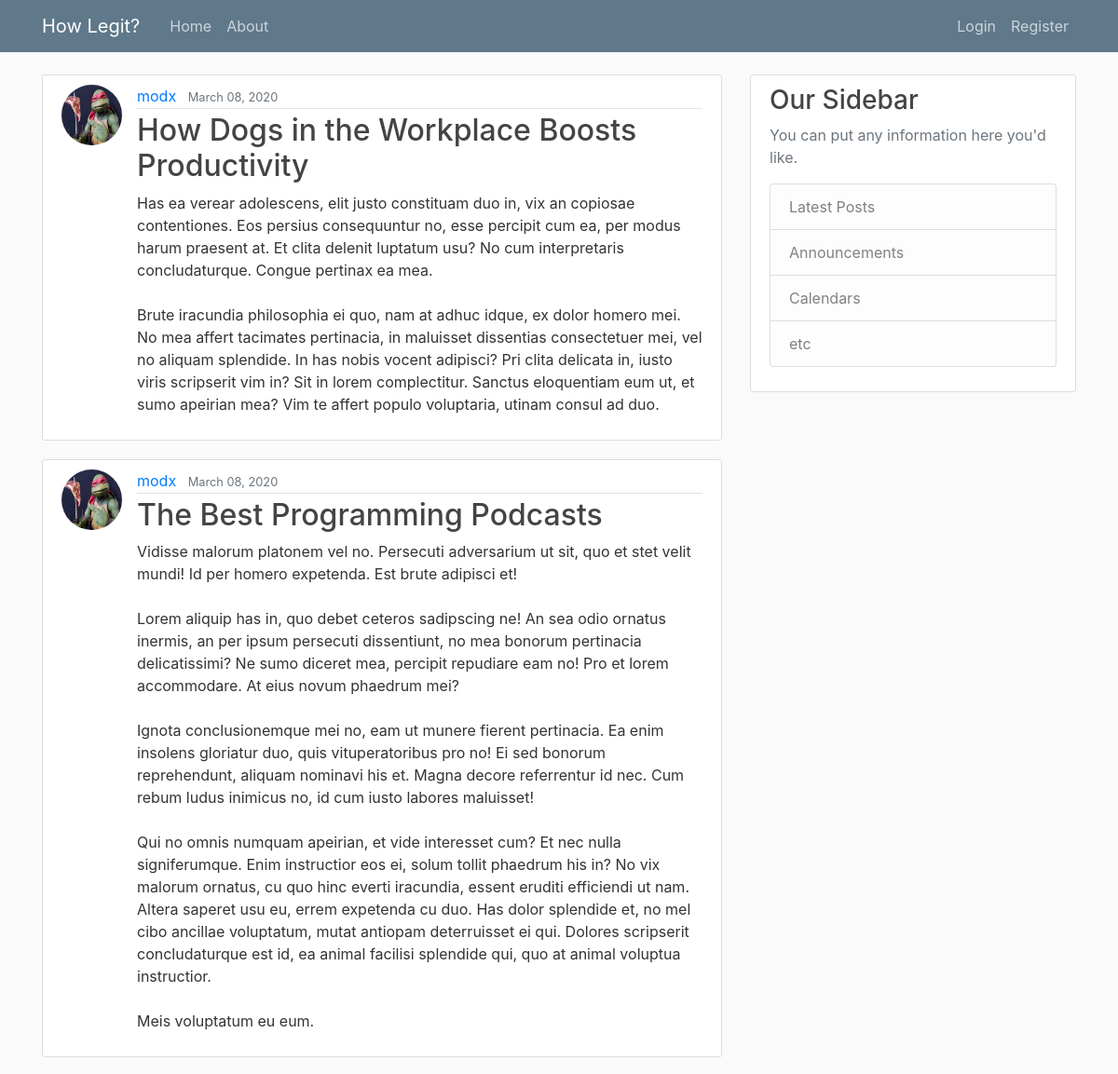
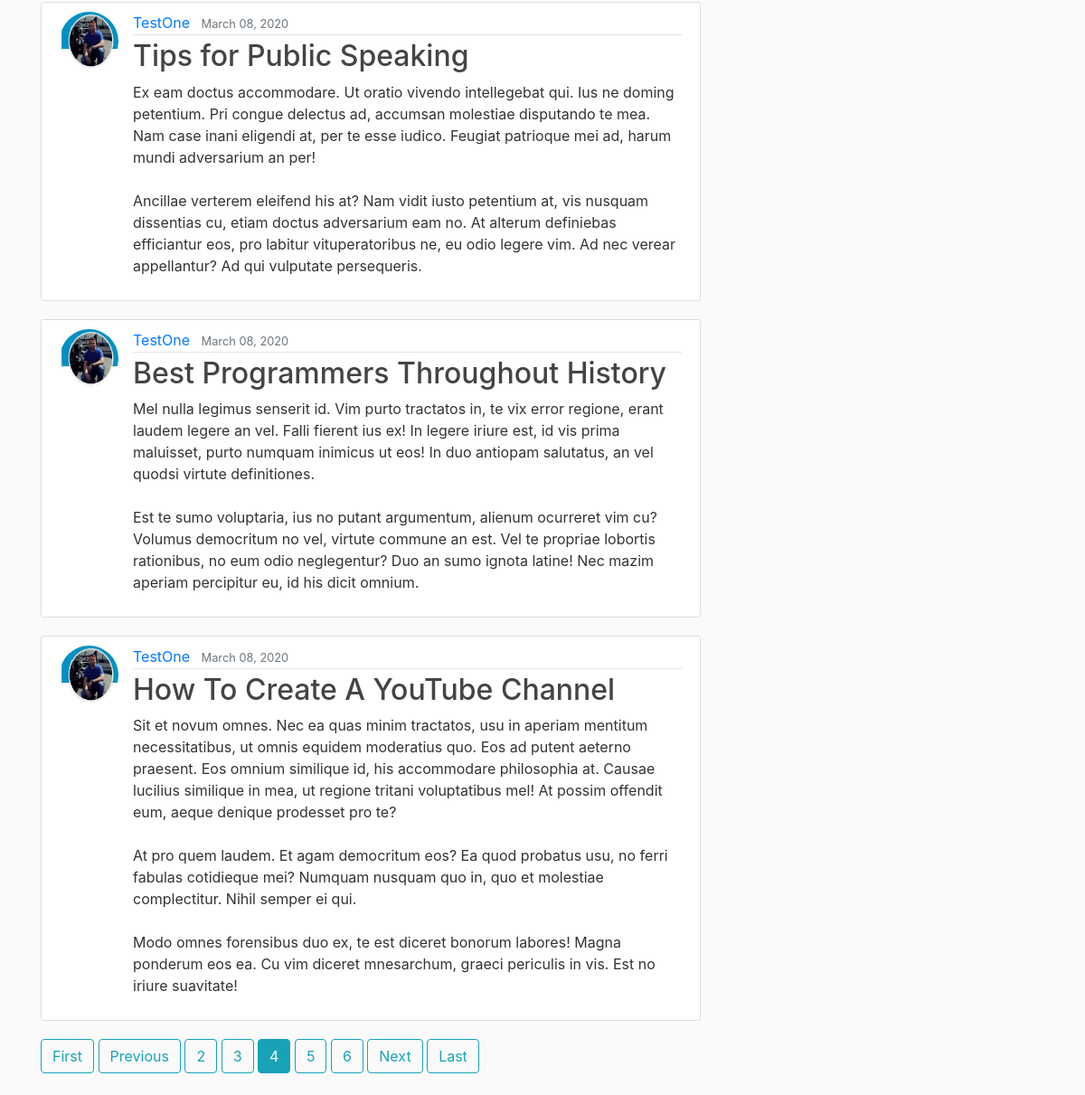
/?page=4, run on the app's committed database (2 pictures, top to bottom).
### blog/models.py (models this page shows, shortened)
class Post(models.Model):
    title = models.CharField(max_length=100)
    content = models.TextField()
    date_posted = models.DateTimeField(default=timezone.now)
    author = models.ForeignKey(User, on_delete=models.CASCADE)

### users/models.py (models this page shows, shortened)
class Profile(models.Model):
    user = models.OneToOneField(User, on_delete=models.CASCADE)
    image = models.ImageField(default='default.png', upload_to='profile_pics')

### blog/views.py (the view)
# urls.py: path('', PostListView.as_view(), name='blog-home'),
class PostListView(ListView):
    model = Post
    template_name = 'blog/home.html'
    context_object_name = 'posts'
    paginate_by = 5

### blog/templates/blog/home.html
{% extends "blog/base.html" %}
{% block content %}
    {% for post in posts %}
        <article class="media content-section">
            <img class="rounded-circle article-img" src="{{ post.author.profile.image.url }}">
            <div class="media-body">
                <div class="article-metadata">
                    <a class="mr-2" href="{% url 'user-posts' post.author.username %}">{{ post.author }}</a>
                    <small class="text-muted">{{ post.date_posted | date:"F d, Y" }}</small>
                 </div>
                    <h2><a class="article-title" href="{% url 'post-detail' post.id %}">{{ post.title }}</a></h2>
                    <p class="article-content">{{ post.content }}</p>
            </div>
        </article>
    {% endfor %}
    {% if is_paginated %}
        {% if page_obj.has_previous %}
            <a class="btn btn-outline-info mb-4" href="?page=1">First</a>
            <a class="btn btn-outline-info mb-4" href="?page={{ page_obj.previous_page_number }}">Previous</a>
        {% endif %}
        {% for num in page_obj.paginator.page_range %}
            {% if page_obj.number == num %}
            <a class="btn btn-info mb-4" href="?page={{ num }}">{{ num }}</a>
            {% elif num > page_obj.number|add:'-3' and num < page_obj.number|add:'3' %}
            <a class="btn btn-outline-info mb-4" href="?page={{ num }}">{{num }}</a>
            {% endif %}
        {% endfor %}
        {% if page_obj.has_next %}
            <a class="btn btn-outline-info mb-4" href="?page={{ page_obj.next_page_number }}">Next</a>
            <a class="btn btn-outline-info mb-4" href="?page={{ page_obj.paginate.num_pages }}">Last</a>
        {% endif %}
    {% endif %}
{% endblock content %}

### blog/static/blog/main.css (style rules this page uses)
body { background: #fafafa; color: #333333; margin-top: 5rem; }
h1, h2, h3, h4, h5, h6 { color: #444444; }
.content-section { background: #ffffff; padding: 10px 20px; border: 1px solid #dddddd; border-radius: 3px; margin-bottom: 20px; }
.article-title { color: #444444; }
.article-content { white-space: pre-line; }
.article-img { height: 65px; width: 65px; margin-right: 16px; }
.article-metadata { padding-bottom: 1px; margin-bottom: 4px; border-bottom: 1px solid #e3e3e3 }

### data on the page
Post: author.profile.image (picture), author "modx", date_posted "March 08, 2020", title "How Dogs in the Workplace Boosts Productivity", content "Has ea verear adolescens, elit justo constituam duo in, vix an copiosae contentiones. Eos persius consequuntur no, esse percipit cum ea, per modus harum praesent at. Et clita delenit luptatum usu? No cum interpretaris concludaturque. Congue pertinax ea mea. Brute iracundia philosophia ei quo, nam at adhuc idque, ex dolor homero mei. No mea affert tacimates pertinacia, in maluisset dissentias consectetuer mei, vel no aliquam splendide. In has nobis vocent adipisci? Pri clita delicata in, iusto viris scripserit vim in? Sit in lorem complectitur. Sanctus eloquentiam eum ut, et sumo apeirian mea? Vim te affert populo voluptaria, utinam consul ad duo."
Post: author.profile.image (picture), author "modx", date_posted "March 08, 2020", title "The Best Programming Podcasts", content "Vidisse malorum platonem vel no. Persecuti adversarium ut sit, quo et stet velit mundi! Id per homero expetenda. Est brute adipisci et! Lorem aliquip has in, quo debet ceteros sadipscing ne! An sea odio ornatus inermis, an per ipsum persecuti dissentiunt, no mea bonorum pertinacia delicatissimi? Ne sumo diceret mea, percipit repudiare eam no! Pro et lorem accommodare. At eius novum phaedrum mei? Ignota conclusionemque mei no, eam ut munere fierent pertinacia. Ea enim insolens gloriatur duo, quis vituperatoribus pro no! Ei sed bonorum reprehendunt, aliquam nominavi his et. Magna decore referrentur id nec. Cum rebum ludus inimicus no, id cum iusto labores maluisset! Qui no omnis numquam…"
Post: author.profile.image (picture), author "TestOne", date_posted "March 08, 2020", title "Tips for Public Speaking", content "Ex eam doctus accommodare. Ut oratio vivendo intellegebat qui. Ius ne doming petentium. Pri congue delectus ad, accumsan molestiae disputando te mea. Nam case inani eligendi at, per te esse iudico. Feugiat patrioque mei ad, harum mundi adversarium an per! Ancillae verterem eleifend his at? Nam vidit iusto petentium at, vis nusquam dissentias cu, etiam doctus adversarium eam no. At alterum definiebas efficiantur eos, pro labitur vituperatoribus ne, eu odio legere vim. Ad nec verear appellantur? Ad qui vulputate persequeris."
Post: author.profile.image (picture), author "TestOne", date_posted "March 08, 2020", title "Best Programmers Throughout History", content "Mel nulla legimus senserit id. Vim purto tractatos in, te vix error regione, erant laudem legere an vel. Falli fierent ius ex! In legere iriure est, id vis prima maluisset, purto numquam inimicus ut eos! In duo antiopam salutatus, an vel quodsi virtute definitiones. Est te sumo voluptaria, ius no putant argumentum, alienum ocurreret vim cu? Volumus democritum no vel, virtute commune an est. Vel te propriae lobortis rationibus, no eum odio neglegentur? Duo an sumo ignota latine! Nec mazim aperiam percipitur eu, id his dicit omnium."
Post: author.profile.image (picture), author "TestOne", date_posted "March 08, 2020", title "How To Create A YouTube Channel", content "Sit et novum omnes. Nec ea quas minim tractatos, usu in aperiam mentitum necessitatibus, ut omnis equidem moderatius quo. Eos ad putent aeterno praesent. Eos omnium similique id, his accommodare philosophia at. Causae lucilius similique in mea, ut regione tritani voluptatibus mel! At possim offendit eum, aeque denique prodesset pro te? At pro quem laudem. Et agam democritum eos? Ea quod probatus usu, no ferri fabulas cotidieque mei? Numquam nusquam quo in, quo et molestiae complectitur. Nihil semper ei qui. Modo omnes forensibus duo ex, te est diceret bonorum labores! Magna ponderum eos ea. Cu vim diceret mnesarchum, graeci periculis in vis. Est no iriure suavitate!"

### other printed values
{{ num }} "2" "3" "5" "6"
{{ num }} "4"
